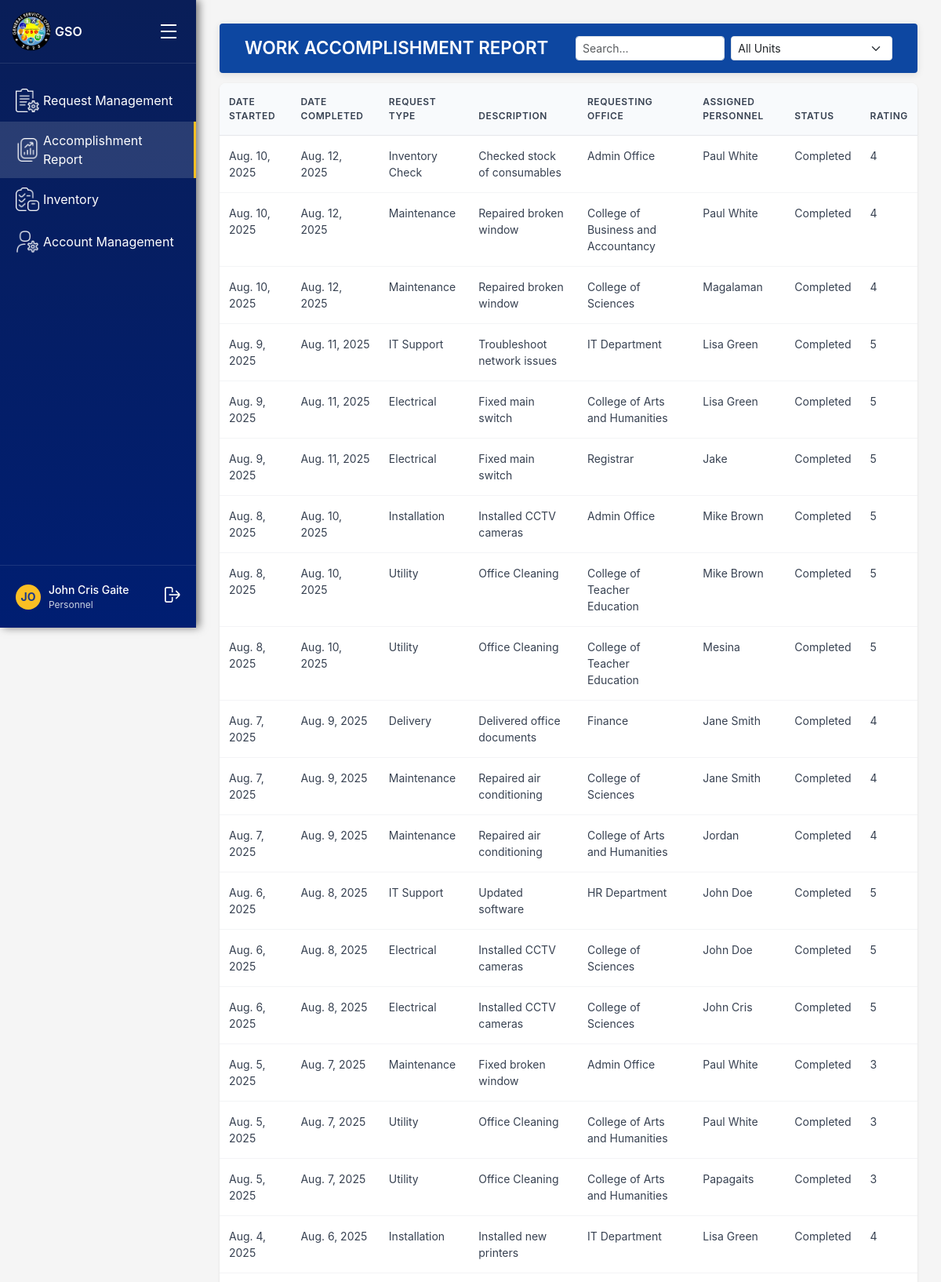
The page /reports/accomplishment-report/ (signed in, upper part) on the database its author committed.
### accounts/models.py (models this page shows, shortened)
class User(AbstractUser):
    ROLE_CHOICES = [
        ('gso', 'GSO Office'),       # Admin of the system
        ('unit_head', 'Unit Head'),
        ('personnel', 'Personnel'),
        ('requestor', 'Requestor'),  # Departments (Registrar, Cashier, etc.)
    ]
    UNIT_CHOICES = [
        ('maintenance', 'Maintenance'),
        ('electrical', 'Electrical'),
        ('utility', 'Utility'),
        ('motorpool', 'Motorpool'),
    ]
    STATUS_CHOICES = [
        ('active', 'Active'),
        ('inactive', 'Inactive'),
    ]
    account_status = models.CharField(max_length=10, choices=STATUS_CHOICES, default='active')
    role = models.CharField(max_length=20, choices=ROLE_CHOICES)
    unit = models.CharField(max_length=50, choices=UNIT_CHOICES, blank=True, null=True)
    department = models.CharField(max_length=255, blank=True, null=True)

### reports/models.py (models this page shows, shortened)
class WorkAccomplishmentReport(models.Model):
    date_started = models.DateField()
    date_completed = models.DateField(null=True, blank=True)
    request_type = models.CharField(max_length=100)
    description = models.TextField()
    requesting_office = models.CharField(max_length=255)
    assigned_personnel = models.CharField(max_length=255)
    status = models.CharField(max_length=50)
    rating = models.CharField(max_length=50, null=True, blank=True)
    created_at = models.DateTimeField(auto_now_add=True)

### reports/views.py (the view)
# urls.py: path("accomplishment-report/", views.accomplishment_report, name="accomplishment_report"),
@login_required
def accomplishment_report(request):
    reports = WorkAccomplishmentReport.objects.all().order_by("-date_started")
    return render(
        request,
        "gso_office/accomplishment_report/accomplishment_report.html",
        {"reports": reports}
    )

### templates/gso_office/accomplishment_report/accomplishment_report.html (shortened to what this page needs)
{% extends "gso_office/gso_base_dashboard.html" %}
{% block main_content %}
<div class="header d-flex align-items-center justify-content-between">
    <h1 class="page-title">WORK ACCOMPLISHMENT REPORT</h1>
    <form method="get" class="d-flex gap-2">
        <input
            type="text"
            name="user_status"
            class="form-control form-control-sm"
            placeholder="Search..."
            value="{{ request.GET.user_status }}"
        >
        <select name="unit" class="form-select form-select-sm" onchange="this.form.submit()">
          <option value="">All Units</option>
        </select>
    </form>
  </div>
<div class="table-container">
    <table class="table">
        <thead>
            <tr>
            <th>Date Started</th>
            <th>Date Completed</th>
            <th>Request Type</th>
            <th>Description</th>
            <th>Requesting Office</th>
            <th>Assigned Personnel</th>
            <th>Status</th>
            <th>Rating</th>
            </tr>
        </thead>
        <tbody>
            {% for report in reports %}
            <tr>
                <td>{{ report.date_started }}</td>
                <td>{{ report.date_completed|default:"-" }}</td>
                <td>{{ report.request_type }}</td>
                <td>{{ report.description }}</td>
                <td>{{ report.requesting_office }}</td>
                <td>{{ report.assigned_personnel }}</td>
                <td>{{ report.status }}</td>
                <td>{{ report.rating|default:"Not Rated" }}</td>
            </tr>
            {% empty %}
            <tr>
                <td colspan="8">No reports available</td>
            </tr>
            {% endfor %}
        </tbody>
        </table>
</div>
{% endblock %}

### templates/gso_office/gso_base_dashboard.html (shortened to what this page needs)
{% load static %}
<!DOCTYPE html>
<html lang="en">
<head>
  <link href="https://cdn.jsdelivr.net/npm/bootstrap@5.3.3/dist/css/bootstrap.min.css" rel="stylesheet">
  <link rel="stylesheet" href="{% static 'css/gso_dashboard.css' %}" />
</head>
<body>
    <div class="sidebar" id="sidebar">
        <div class="logo-section">
            <div class="logo">
                <img src="{% static 'images/gso_logo.png' %}" alt="General Services Office Logo">
            </div>
            <span style="font-weight: 600;">GSO</span>
            <div class="hamburger" id="sidebarToggle">
                <div class="bar"></div>
                <div class="bar"></div>
                <div class="bar"></div>
            </div>
        </div>
    {% url 'request_management' as request_management_url %}
    {% url 'accomplishment_report' as accomplishment_report_url %}
    {% url 'gso_inventory' as gso_inventory_url %}
    {% url 'account_management' as account_management_url %}
    <div class="nav-menu">
        <a href="{{ request_management_url }}" class="nav-link">
            <div class="nav-item {% if request.path == request_management_url or request.path == '/requests/gso/' %}active{% endif %}">
                <div class="nav-icon">
                    <img src="{% static 'images/gso_office/request_icon.png' %}" alt="Request Management">
                </div>
                <span>Request Management</span>
            </div>
        </a>
        <a href="{{ accomplishment_report_url }}" class="nav-link">
            <div class="nav-item {% if request.path == accomplishment_report_url %}active{% endif %}">
                <div class="nav-icon">
                    <img src="{% static 'images/gso_office/report_icon.png' %}" alt="Accomplishment Report">
                </div>
                <span>Accomplishment Report</span>
            </div>
        </a>
        <a href="{{ gso_inventory_url }}" class="nav-link">
            <div class="nav-item {% if request.path == gso_inventory_url %}active{% endif %}">
                <div class="nav-icon">
                    <img src="{% static 'images/unit_head/inventory_icon.png' %}" alt="Inventory">
                </div>
                <span>Inventory</span>
            </div>
        </a>
        <a href="{{ account_management_url }}" class="nav-link">
            <div class="nav-item {% if request.path == account_management_url %}active{% endif %}">
                <div class="nav-icon">
                    <img src="{% static 'images/gso_office/account_icon.png' %}" alt="Account Management">
                </div>
                <span>Account Management</span>
            </div>
        </a>
    </div>
    <div class="user-section">
        <div class="user-avatar">
            {{ user.first_name|default:user.username|slice:":2"|upper }}
        </div>
        <div class="user-info">
            <div class="user-name">{{ user.get_full_name|default:user.username }}</div>
            <div class="user-role">{{ user.get_role_display }}</div>
        </div>
        <div class="logout-icon" style="margin-left: auto; cursor: pointer;">
            <form method="post" action="{% url 'logout' %}" style="display: inline;">
                <button type="submit" style="background: none; border: none; color: inherit; cursor: pointer;">
                    <img src="{% static 'images/logout.png' %}" alt="Logout">
                </button>
            </form>
        </div>
    </div>
</div>
<div class="main-content">
    {% block main_content %}{% endblock %}
</div>
</body>
</html>

### static/css/gso_dashboard.css (style rules this page uses)
* { margin: 0; padding: 0; box-sizing: border-box; }
body { font-family: -apple-system, BlinkMacSystemFont, 'Segoe UI', Roboto, sans-serif; background-color: #f5f5f5; display: flex; min-height: 100vh; }
.sidebar { width: 250px; background: linear-gradient(180deg, #091e58 0%, #001e72 100%); color: white; display: flex; flex-direction: column; position: fixed; height: 100vh; left: 0; top: 0; box-shadow: 4px 0 10px rgba(0, 0, 0, 0.5); transition: width 0.3s ease, transform 0.3s ease; }
.logo-section { padding: 20px; display: flex; align-items: center; gap: 10px; border-bottom: 1px solid rgba(255, 255, 255, 0.1); }
.logo { width: 40px; height: 40px; background: #fbbf24; border-radius: 50%; display: flex; align-items: center; justify-content: center; font-weight: bold; color: #1e3a8a; }
.nav-menu { flex: 1; padding: 20px 0; }
.nav-item { display: flex; align-items: center; padding: 12px 20px; cursor: pointer; transition: background-color 0.2s; gap: 5px; }
.nav-item.active { background-color: rgba(233, 233, 233, 0.15); border-right: 3px solid #fbbf24; }
.nav-icon img { width: 30px; height: auto; object-fit: contain; display: block; }
.nav-link { text-decoration: none; color: inherit; display: block; }
.user-section { padding: 20px; border-top: 1px solid rgba(255, 255, 255, 0.1); display: flex; align-items: center; gap: 10px; }
.user-avatar { width: 32px; height: 32px; background: #fbbf24; border-radius: 50%; display: flex; align-items: center; justify-content: center; font-weight: bold; color: #1e3a8a; font-size: 14px; }
.user-info { flex: 1; }
.user-name { font-size: 14px; font-weight: 500; }
.user-role { font-size: 12px; opacity: 0.8; }
.logout-icon img { width: 20px; height: auto; object-fit: contain; display: block; }
.main-content { flex: 1; margin-left: 250px; padding: 30px; transition: margin-left 0.3s ease; }
.header { position: sticky; top: 0; left: 0; right: 0; z-index: 1; background: #0d47a1; color: #fff; padding: 1rem 2rem; margin-bottom: 0.8rem; border-radius: 4px; box-shadow: 0 2px 10px rgba(0,0,0,0.1); display: flex; justify-content: space-between; align-items: center; }
.page-title { font-size: 1.4rem; font-weight: 600; margin: 0; color: #fff; }
.header input.form-control-sm, .header select.form-select-sm { min-width: 160px; }
.table-container { background: white; border-radius: 8px; box-shadow: 0 1px 3px rgba(0, 0, 0, 0.1); overflow: hidden; }
.table { width: 100%; border-collapse: collapse; }
.table th { background-color: #f8fafc; padding: 15px 12px; text-align: left; font-weight: 600; font-size: 12px; color: #374151; text-transform: uppercase; letter-spacing: 0.05em; border-bottom: 1px solid #e5e7eb; }
.table td { padding: 15px 12px; border-bottom: 1px solid #f3f4f6; font-size: 14px; color: #374151; }
.logo img { width: 50px; height: auto; }
.hamburger { margin-left: auto; cursor: pointer; padding: 5px; display: flex; flex-direction: column; cursor: pointer; padding: 5px; }
.hamburger .bar { width: 20px; height: 2px; background-color: white; margin: 3px 0; }

### rows shown on the page
User: first_name "JO", get_full_name "John Cris Gaite", role "Personnel"
WorkAccomplishmentReport: date_started "Aug. 10, 2025", date_completed "Aug. 12, 2025", request_type "Inventory Check", description "Checked stock of consumables", requesting_office "Admin Office", assigned_personnel "Paul White", status "Completed", rating "4"
WorkAccomplishmentReport: date_started "Aug. 10, 2025", date_completed "Aug. 12, 2025", request_type "Maintenance", description "Repaired broken window", requesting_office "College of Business and Accountancy", assigned_personnel "Paul White", status "Completed", rating "4"
WorkAccomplishmentReport: date_started "Aug. 10, 2025", date_completed "Aug. 12, 2025", request_type "Maintenance", description "Repaired broken window", requesting_office "College of Sciences", assigned_personnel "Magalaman", status "Completed", rating "4"
WorkAccomplishmentReport: date_started "Aug. 9, 2025", date_completed "Aug. 11, 2025", request_type "IT Support", description "Troubleshoot network issues", requesting_office "IT Department", assigned_personnel "Lisa Green", status "Completed", rating "5"
WorkAccomplishmentReport: date_started "Aug. 9, 2025", date_completed "Aug. 11, 2025", request_type "Electrical", description "Fixed main switch", requesting_office "College of Arts and Humanities", assigned_personnel "Lisa Green", status "Completed", rating "5"
WorkAccomplishmentReport: date_started "Aug. 9, 2025", date_completed "Aug. 11, 2025", request_type "Electrical", description "Fixed main switch", requesting_office "Registrar", assigned_personnel "Jake", status "Completed", rating "5"
WorkAccomplishmentReport: date_started "Aug. 8, 2025", date_completed "Aug. 10, 2025", request_type "Installation", description "Installed CCTV cameras", requesting_office "Admin Office", assigned_personnel "Mike Brown", status "Completed", rating "5"
WorkAccomplishmentReport: date_started "Aug. 8, 2025", date_completed "Aug. 10, 2025", request_type "Utility", description "Office Cleaning", requesting_office "College of Teacher Education", assigned_personnel "Mike Brown", status "Completed", rating "5"
WorkAccomplishmentReport: date_started "Aug. 8, 2025", date_completed "Aug. 10, 2025", request_type "Utility", description "Office Cleaning", requesting_office "College of Teacher Education", assigned_personnel "Mesina", status "Completed", rating "5"
WorkAccomplishmentReport: date_started "Aug. 7, 2025", date_completed "Aug. 9, 2025", request_type "Delivery", description "Delivered office documents", requesting_office "Finance", assigned_personnel "Jane Smith", status "Completed", rating "4"
WorkAccomplishmentReport: date_started "Aug. 7, 2025", date_completed "Aug. 9, 2025", request_type "Maintenance", description "Repaired air conditioning", requesting_office "College of Sciences", assigned_personnel "Jane Smith", status "Completed", rating "4"
WorkAccomplishmentReport: date_started "Aug. 7, 2025", date_completed "Aug. 9, 2025", request_type "Maintenance", description "Repaired air conditioning", requesting_office "College of Arts and Humanities", assigned_personnel "Jordan", status "Completed", rating "4"
WorkAccomplishmentReport: date_started "Aug. 6, 2025", date_completed "Aug. 8, 2025", request_type "IT Support", description "Updated software", requesting_office "HR Department", assigned_personnel "John Doe", status "Completed", rating "5"
WorkAccomplishmentReport: date_started "Aug. 6, 2025", date_completed "Aug. 8, 2025", request_type "Electrical", description "Installed CCTV cameras", requesting_office "College of Sciences", assigned_personnel "John Doe", status "Completed", rating "5"
WorkAccomplishmentReport: date_started "Aug. 6, 2025", date_completed "Aug. 8, 2025", request_type "Electrical", description "Installed CCTV cameras", requesting_office "College of Sciences", assigned_personnel "John Cris", status "Completed", rating "5"
WorkAccomplishmentReport: date_started "Aug. 5, 2025", date_completed "Aug. 7, 2025", request_type "Maintenance", description "Fixed broken window", requesting_office "Admin Office", assigned_personnel "Paul White", status "Completed", rating "3"
WorkAccomplishmentReport: date_started "Aug. 5, 2025", date_completed "Aug. 7, 2025", request_type "Utility", description "Office Cleaning", requesting_office "College of Arts and Humanities", assigned_personnel "Paul White", status "Completed", rating "3"
WorkAccomplishmentReport: date_started "Aug. 5, 2025", date_completed "Aug. 7, 2025", request_type "Utility", description "Office Cleaning", requesting_office "College of Arts and Humanities", assigned_personnel "Papagaits", status "Completed", rating "3"
WorkAccomplishmentReport: date_started "Aug. 4, 2025", date_completed "Aug. 6, 2025", request_type "Installation", description "Installed new printers", requesting_office "IT Department", assigned_personnel "Lisa Green", status "Completed", rating "4"
